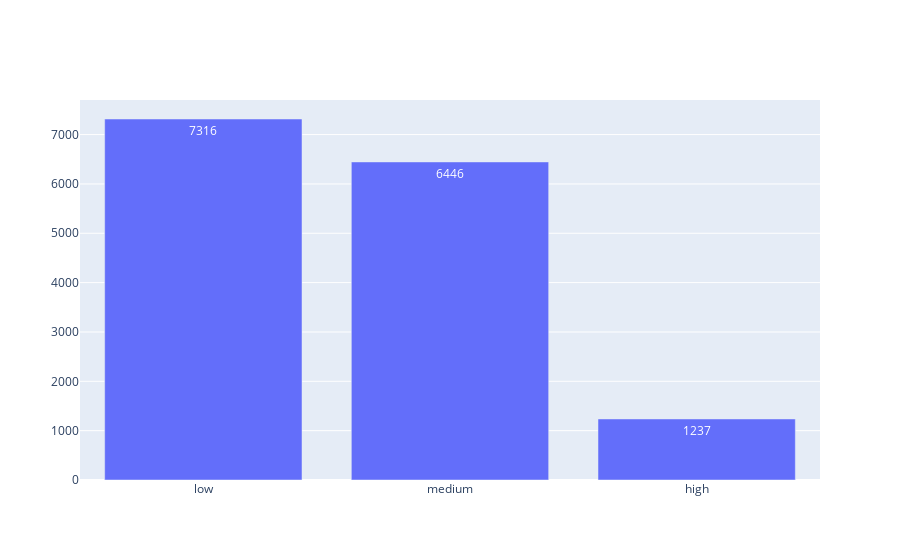

Notebook cell for this chart:
### Code cell
import plotly.graph_objects as go

piv = (data_HR2.groupby('salary')['left'].agg('count'))#.sort_values('sales', ascending=True))
list(piv)

x = ['low', 'medium', 'high']
y = list(piv)
fig = go.Figure(data=[go.Bar(
            x=x, y=y,
            text=y,
            textposition='auto',
        )])

fig.show()

### Figure 1 — Plotly figure (JSON) as saved in the notebook; plotly's stock layout.template omitted (floating-point values rounded to 4 significant figures)
{"data": [{"text": ["7316", "6446", "1237"], "textposition": "auto", "type": "bar", "x": ["low", "medium", "high"], "y": [7316, 6446, 1237]}], "layout": {}}
